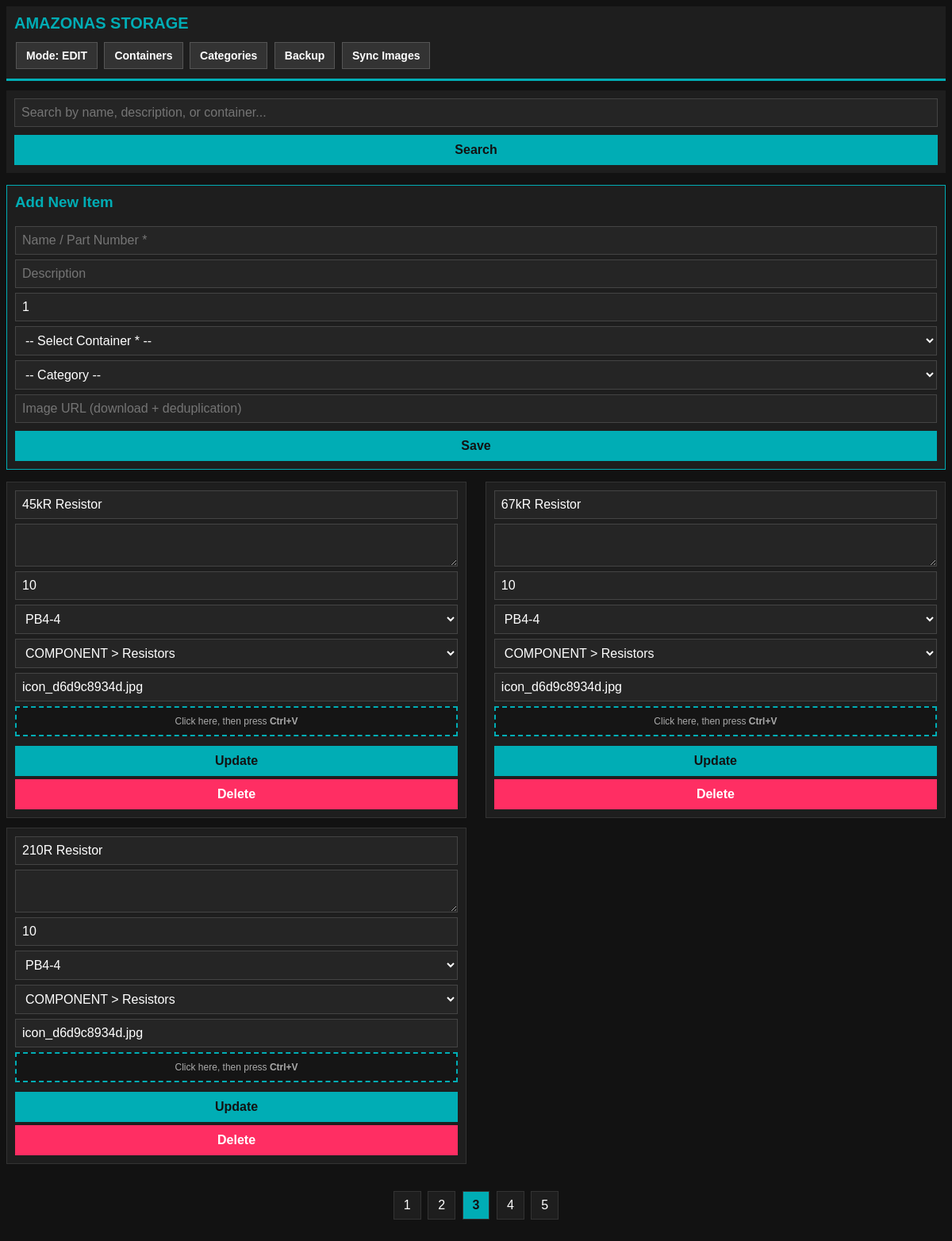
/?page=3, run on the app's committed database.
### tables this page shows
CREATE TABLE items (
            id INTEGER PRIMARY KEY AUTOINCREMENT,
            name TEXT NOT NULL,
            description TEXT,
            quantity INTEGER DEFAULT 1,
            container_id TEXT NOT NULL, category_id INTEGER, image_url TEXT, datasheet_url TEXT,
            FOREIGN KEY (container_id) REFERENCES containers (id)
        );

CREATE TABLE containers (
            id TEXT PRIMARY KEY,
            type_code TEXT NOT NULL,
            main_num INTEGER NOT NULL,
            sub_num INTEGER,
            description TEXT
        );

CREATE TABLE categories (
            id INTEGER PRIMARY KEY AUTOINCREMENT,
            name TEXT NOT NULL,
            parent_id INTEGER,
            FOREIGN KEY (parent_id) REFERENCES categories (id) ON DELETE CASCADE
        );

### app.py (the view)
@app.get("/", response_class=HTMLResponse)
async def index(request: Request, q: Optional[str] = None, page: int = Query(1, ge=1)):
    search_query = (q or "").strip()
    config = load_config()
    current_mode = config.get("mode", "inventory")
    items_per_page = 20 if search_query else (3 if current_mode == "edit" else 20)
    db = db_module.get_db()
    base_query = """
        FROM items i
        LEFT JOIN categories c ON i.category_id = c.id
        LEFT JOIN categories p ON c.parent_id = p.id
    """
    where_clause = ""
    params = []
    if search_query:
        where_clause = """ WHERE i.name LIKE ? OR i.description LIKE ? OR i.container_id LIKE ?
                           OR c.name LIKE ? OR p.name LIKE ? """
        params = [f"%{search_query}%"] * 5
    total_found = db.execute(f"SELECT COUNT(*) {base_query} {where_clause}", params).fetchone()[0]
    total_pages = max(1, math.ceil(total_found / items_per_page))
    if page > total_pages:
        page = total_pages
    offset = (page - 1) * items_per_page
    select_query = f"""
        SELECT i.*, c.name as category_name, p.name as parent_category_name
        {base_query} {where_clause}
        ORDER BY i.id DESC
        LIMIT ? OFFSET ?
    """
    items = db.execute(select_query, params + [items_per_page, offset]).fetchall()
    containers = db.execute("SELECT * FROM containers ORDER BY type_code ASC, main_num ASC, sub_num ASC").fetchall()
    subcategories = db.execute("""
        SELECT c.id, c.name, p.name as parent_name
        FROM categories c
        JOIN categories p ON c.parent_id = p.id
        ORDER BY p.name ASC, c.name ASC
    """).fetchall()
    total_items = db.execute("SELECT COUNT(*) FROM items").fetchone()[0]
    total_containers = db.execute("SELECT COUNT(*) FROM containers").fetchone()[0]
    db.close()
    start_p = max(1, page - 2)
    end_p = min(total_pages, page + 2)
    page_range = list(range(start_p, end_p + 1))
    return templates.TemplateResponse(
        request=request,
        name="index.html",
        context={
            "items": items,
            "containers": containers,
            "subcategories": subcategories,
            "search_query": search_query,
            "total_items": total_items,
            "total_containers": total_containers,
            "mode": current_mode,
            "current_page": page,
            "total_pages": total_pages,
            "page_range": page_range
        }
    )

### templates/index.html (shortened to what this page needs)
<!DOCTYPE html PUBLIC "-//W3C//DTD HTML 4.01 Transitional//EN" "http://www.w3.org/TR/html4/loose.dtd">
<html>
<head>
</head>
<body>
    <div class="header">
        <h1>AMAZONAS STORAGE</h1>
        <div>
            <a href="/toggle-mode" class="nav-btn">Mode: {{ mode.upper() }}</a>
            <a href="/containers" class="nav-btn">Containers</a>
            <a href="/categories" class="nav-btn">Categories</a>
            <a href="/backup" class="nav-btn">Backup</a>
            <a href="/sync-images" class="nav-btn">Sync Images</a>
        </div>
    </div>
    <div class="search-box">
        <form method="get" action="/">
            <input type="text" name="q" value="{{ search_query }}" placeholder="Search by name, description, or container...">
            <button type="submit" class="btn">Search</button>
        </form>
    </div>
    {% if mode == 'edit' %}
    <div style="background-color: #1e1e1e; padding: 10px; margin-bottom: 15px; border: 1px solid #00adb5;">
        <h3 style="margin-top:0; color:#00adb5;">Add New Item</h3>
        <form method="post" action="/add-item">
            <input type="text" name="name" placeholder="Name / Part Number *" required>
            <input type="text" name="description" placeholder="Description">
            <input type="number" name="quantity" value="1" placeholder="Quantity">
            <select name="container_id" required>
                <option value="">-- Select Container * --</option>
            </select>
            <select name="category_id">
                <option value="">-- Category --</option>
            </select>
            <input type="text" name="image_url" placeholder="Image URL (download + deduplication)">
            <button type="submit" class="btn">Save</button>
        </form>
    </div>
    {% endif %}
    <div class="card-container clearfix">
        {% for item in items %}
            <div class="card" id="card-{{ item.id }}">
                {% if mode == 'edit' %}
                    <form method="post" action="/edit-item/{{ item.id }}">
                        <input type="text" name="name" value="{{ item.name }}" required>
                        <textarea name="description" rows="2">{{ item.description or '' }}</textarea>
                        <input type="number" name="quantity" value="{{ item.quantity }}">
                        <select name="container_id">
                            {% for c in containers %}
                                <option value="{{ c.id }}" {% if c.id == item.container_id %}selected{% endif %}>{{ c.id }}</option>
                            {% endfor %}
                        </select>
                        <select name="category_id">
                            {% for cat in subcategories %}
                                <option value="{{ cat.id }}" {% if cat.id == item.category_id %}selected{% endif %}>{{ cat.parent_name }} > {{ cat.name }}</option>
                            {% endfor %}
                        </select>
                        <input type="text" id="img-input-{{ item.id }}" name="image_url" value="{{ item.image_url or '' }}" placeholder="Image URL / Filename">
                        <div class="paste-area" onclick="setActivePaste({{ item.id }})" id="paste-zone-{{ item.id }}">
                            Click here, then press <strong>Ctrl+V</strong>
                        </div>
                        <button type="submit" class="btn">Update</button>
                        <button type="submit" formaction="/delete-item/{{ item.id }}" class="btn btn-danger" onclick="return confirm('Delete item?')">Delete</button>
                    </form>
                {% endif %}
            </div>
        {% else %}
            <p style="text-align: center; color: #888;">No results found.</p>
        {% endfor %}
    </div>
    {% if total_pages > 1 %}
    <div class="pagination">
        {% for p in page_range %}
            <a href="/?page={{ p }}{% if search_query %}&q={{ search_query }}{% endif %}" class="{% if p == current_page %}active{% endif %}">{{ p }}</a>
        {% endfor %}
    </div>
    {% endif %}
</body>
</html>

### templates/index.html (style rules this page uses)
* { -webkit-box-sizing: border-box; -moz-box-sizing: border-box; box-sizing: border-box; }
body { font-family: Arial, Helvetica, sans-serif; background-color: #121212; color: #eeeeee; margin: 0; padding: 8px; }
.header { background-color: #1e1e1e; border-bottom: 3px solid #00adb5; padding: 10px; margin-bottom: 12px; }
.header h1 { margin: 0 0 10px 0; color: #00adb5; font-size: 20px; }
.nav-btn { display: inline-block; background-color: #333333; color: #ffffff; text-decoration: none; padding: 8px 12px; margin: 2px; border: 1px solid #555555; font-size: 14px; font-weight: bold; }
.search-box { margin-bottom: 15px; background-color: #1e1e1e; padding: 10px; }
input[type="text"], input[type="number"], select, textarea { background-color: #252525; color: #ffffff; border: 1px solid #444444; padding: 8px; font-size: 16px; margin-bottom: 6px; width: 100%; }
.btn { background-color: #00adb5; color: #121212; border: none; padding: 10px 15px; font-size: 16px; font-weight: bold; cursor: pointer; width: 100%; margin-top: 4px; }
.btn-danger { background-color: #ff2e63; color: #ffffff; }
.card-container { width: 100%; }
.card { background-color: #1e1e1e; border: 1px solid #333333; padding: 10px; margin-bottom: 12px; float: left; width: 100%; }
@media screen and (min-width: 600px) { .card { width: 49%; margin-right: 2%; } }
@media screen and (min-width: 600px) { .card:nth-child(2n) { margin-right: 0; } }
.clearfix:after { content: ""; display: table; clear: both; }
.paste-area { border: 2px dashed #00adb5; padding: 10px; text-align: center; font-size: 12px; color: #aaaaaa; margin-bottom: 8px; background-color: #151515; }
.pagination { text-align: center; margin: 20px 0; }
.pagination a, .pagination span { display: inline-block; padding: 8px 12px; background-color: #1e1e1e; color: #ffffff; border: 1px solid #333333; text-decoration: none; margin: 2px; }
.pagination .active { background-color: #00adb5; color: #121212; font-weight: bold; }

### data on the page
items: name "45kR Resistor", quantity "10", container_id "PB4-4", category_id "COMPONENT > Resistors", image_url "icon_d6d9c8934d.jpg"
items: name "67kR Resistor", quantity "10", container_id "PB4-4", category_id "COMPONENT > Resistors", image_url "icon_d6d9c8934d.jpg"
items: name "210R Resistor", quantity "10", container_id "PB4-4", category_id "COMPONENT > Resistors", image_url "icon_d6d9c8934d.jpg"

### other printed values
{{ mode.upper() }} "EDIT"
{{ p }} "1" "2" "3" "4" "5"
